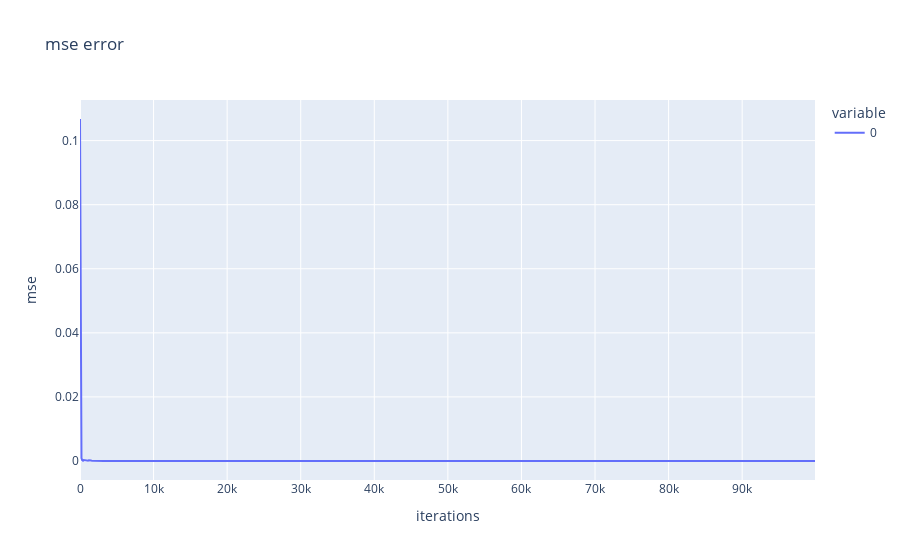

The notebook cell this image was saved under:
### Code cell
### Definimos parametros de experimentos:
states = []     # lista para almacenar resultados
n_experimentos = int(1e5)   # num. de experimentos
n = 10      # numero de bolas (estados posibles)
estado_inicial = random.randint(0, n)      # estado inicial
state = estado_inicial


###
# 1. Realizamos experimentos con parametros indicados.
states = np.zeros(n_experimentos + 1, dtype = int)
states[0] = estado_inicial 
distributions = []

for i in range(n_experimentos):
    if i%500 == 0:
        stdout.write(f'{(i/n_experimentos)*100:.1f}%')
        stdout.flush()
        if i!=0:
            stdout.write('\r')
    move_ball()
    states[i+1] = state
    
    vals, counts = np.unique(states[0:i+1], return_counts = True)
    counts = counts/counts.sum()
    
    t_distribution = {}
    for j in range(len(counts)):
        t_distribution[vals[j]] = counts[j]
    t_distribution = zero_fill(t_distribution)
    distributions.append(t_distribution)

# 2. Generamos histogramas y distribución teorica.
dists = {}
dists['Distribución estacionaria'] = theoric_distribution(n)
dists['Simulación'] = distributions[-1]

fig = px.line(dists)


# 3. Generar plot de convergencia de distintos valores.
plot_convergence(distributions)

# 4. Generar plot de errores.
plot_errors(calculate_errors(theoric_distribution(n), distributions, metric='mae'), metric = 'mae')
plot_errors(calculate_errors(theoric_distribution(n), distributions, metric='mse'), metric = 'mse')

# 5. Generar

### Figure 1 — Plotly figure (JSON) as saved in the notebook; plotly's stock layout.template omitted (floating-point values rounded to 4 significant figures; data arrays with more than 128 entries replaced by an {"elided": "..."} marker saying what was removed)
{"data": [{"hovertemplate": "variable=0<br>iterations=%{x}<br>mse=%{y}<extra></extra>", "legendgroup": "0", "line": {"color": "#636efa", "dash": "solid"}, "mode": "lines", "name": "0", "orientation": "v", "showlegend": true, "type": "scatter", "x": {"elided": "1000 int values"}, "xaxis": "x", "y": {"elided": "1000 float values"}, "yaxis": "y"}], "layout": {"legend": {"title": {"text": "variable"}, "tracegroupgap": 0}, "title": {"text": "mse error"}, "xaxis": {"anchor": "y", "domain": [0, 1], "title": {"text": "iterations"}}, "yaxis": {"anchor": "x", "domain": [0, 1], "title": {"text": "mse"}}}}
